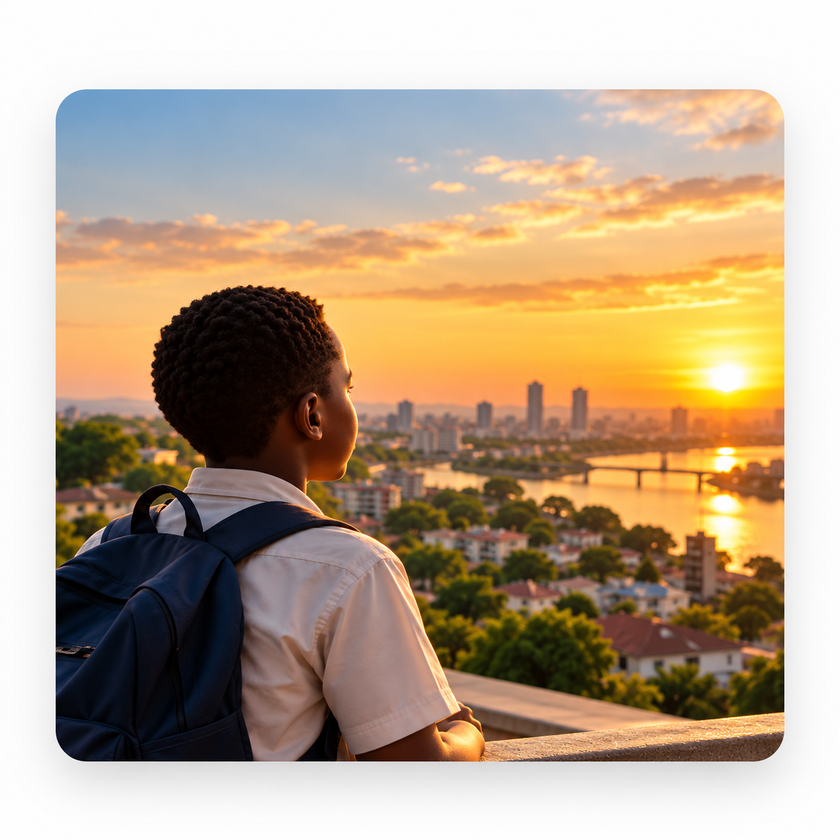
#> input picture Images/image_12.png, 840 x 840 px, shrunk from 1254 x 1254 before the run, found by its file name
$ python trim_white_border.py
#> lines starting #> are read from the running program, lines starting #| are printed output that depends on the picture
from PIL import Image, ImageChops

src = "/Users/mac/Downloads/Ernest_foundation/public/Images/image_12.png"
dst = "/Users/mac/Downloads/Ernest_foundation/public/Images/image_12_trimmed.png"

img = Image.open(src).convert("RGB")
#> img is the input picture: PIL image 840x840 RGB; mean R, G, B 183.2, 163.4, 140.1

# Build a background of the top-left pixel colour (the white frame) and diff.
bg = Image.new("RGB", img.size, img.getpixel((0, 0)))
#> bg: PIL image 840x840 RGB; every value is 253
diff = ImageChops.difference(img, bg)
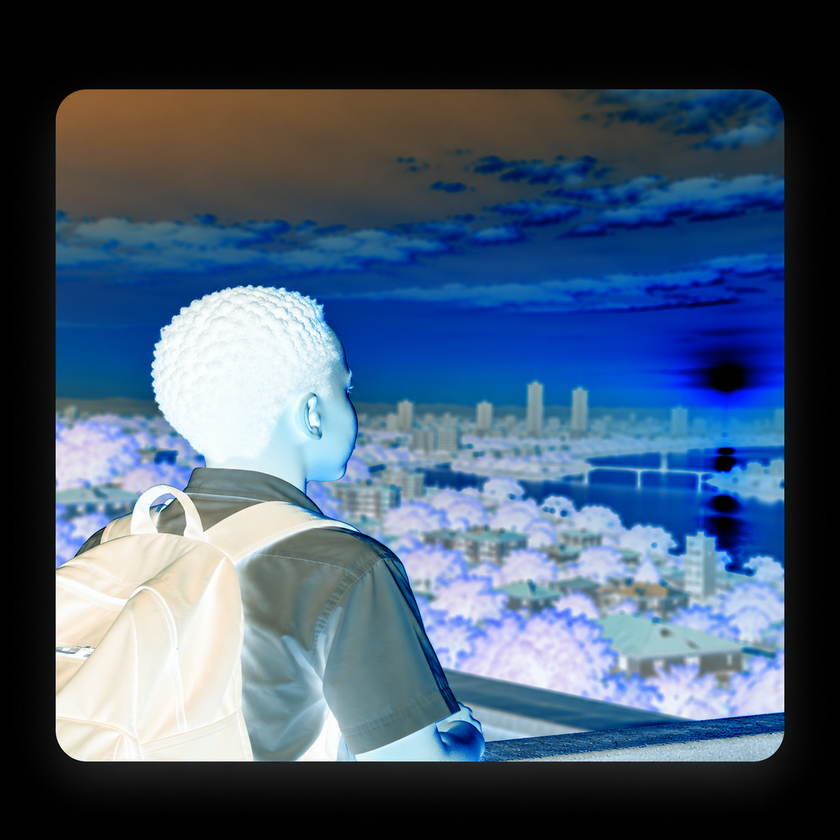
#> diff: PIL image 840x840 RGB; mean R, G, B 70.2, 89.7, 113
# Add a small bias so near-white also counts as background
diff = ImageChops.add(diff, diff, 2.0, -30)
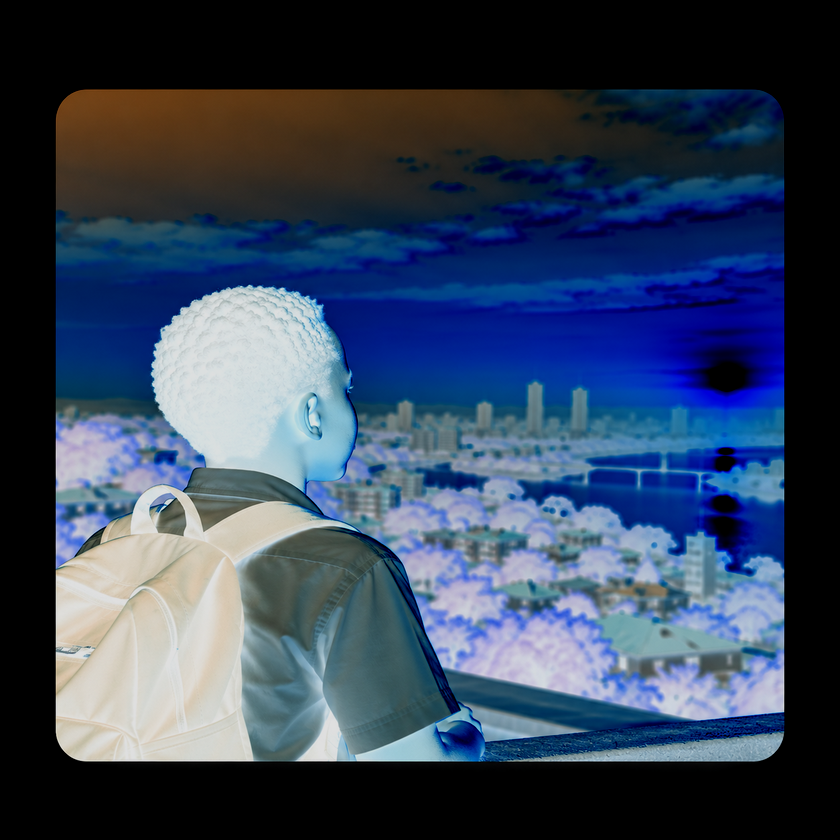
#> diff: PIL image 840x840 RGB; mean R, G, B 53.2, 67.6, 90.7
bbox = diff.getbbox()
#> bbox = (55, 89, 785, 772)

if bbox:
    cropped = img.crop(bbox)
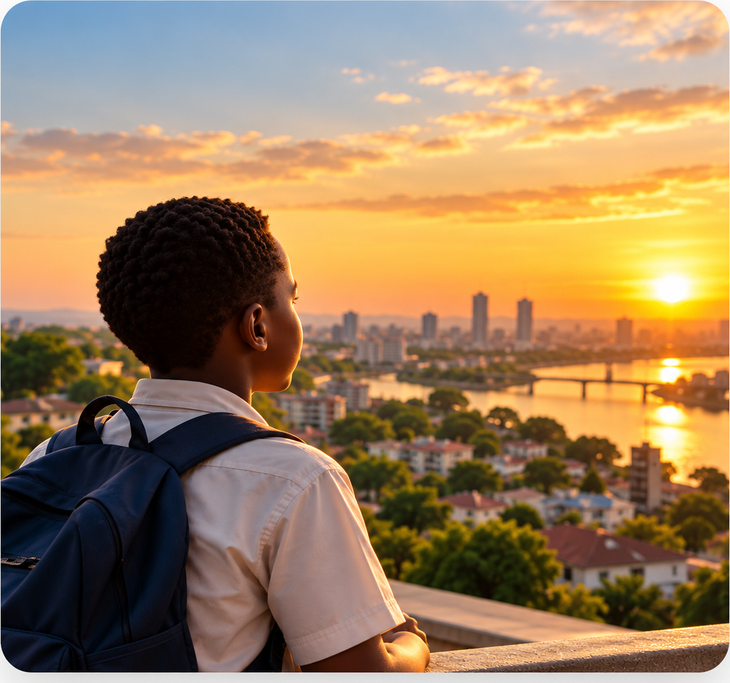
#> cropped: PIL image 730x683 RGB; mean R, G, B 155.7, 127.8, 94.8
    cropped.save(dst)
    print("trimmed", dst, "from", img.size, "to", cropped.size)
#| trimmed /Users/mac/Downloads/Ernest_foundation/public/Images/image_12_trimmed.png from (840, 840) to (730, 683)
else:
    print("no border detected")

$ run again, with Images/image_01.png copied over Images/image_12.png
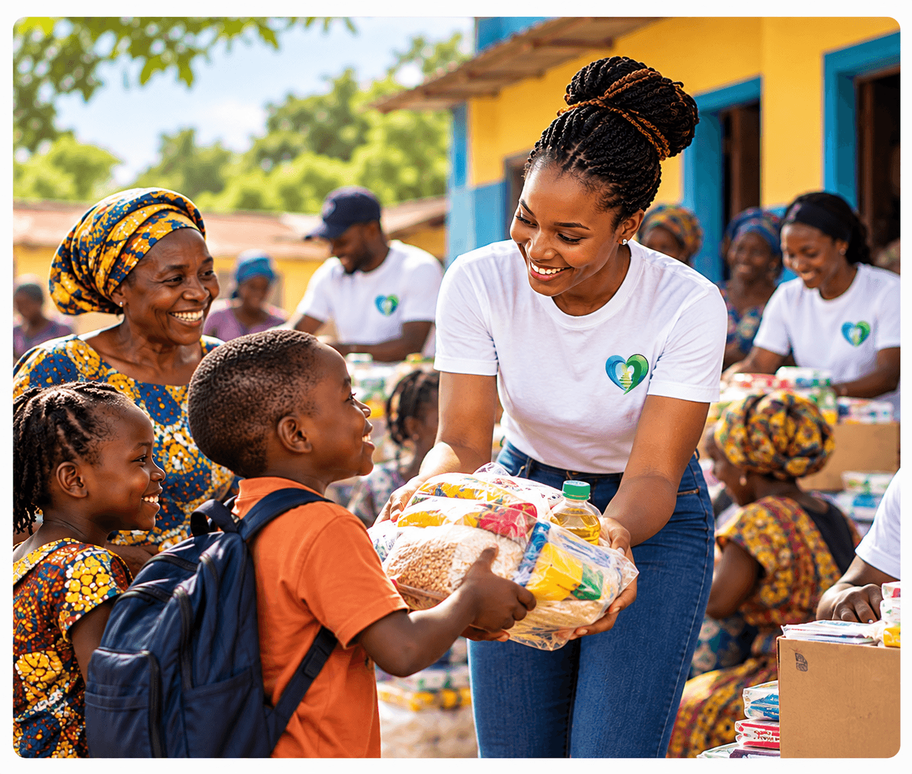
#> input picture Images/image_01.png, 912 x 774 px, shrunk from 1362 x 1155 before the run, found by its file name
#> img is the input picture: PIL image 912x774 RGB; mean R, G, B 152.3, 130.4, 111.5
#> bg: PIL image 912x774 RGB; every value is 252
#> `diff = ImageChops.add(diff, diff, 2.0, -30)`:
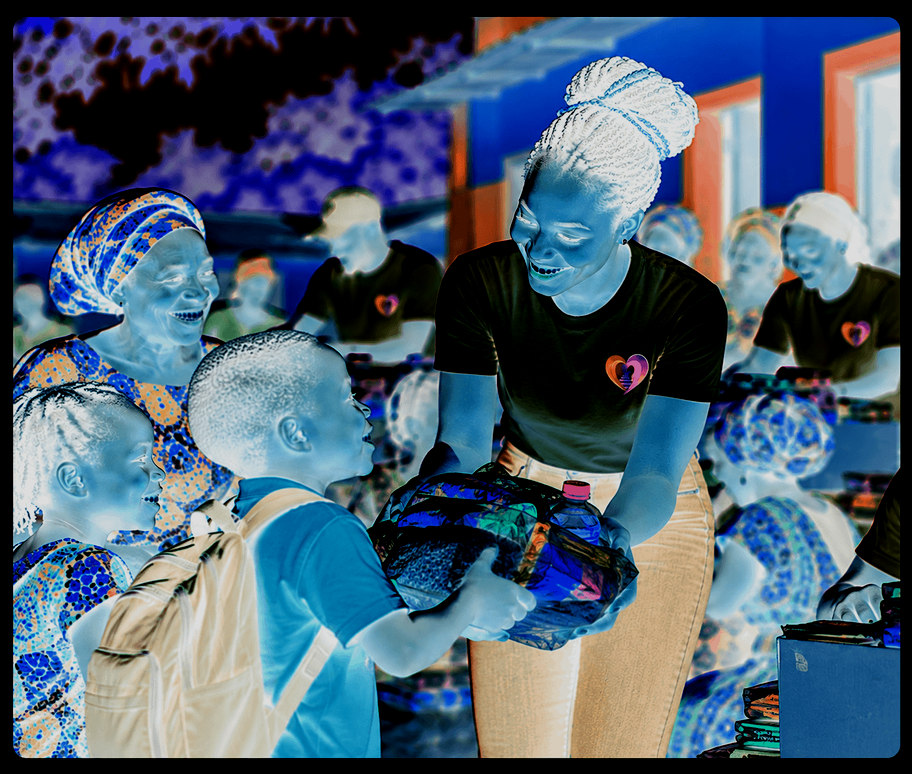
#> diff: PIL image 912x774 RGB; mean R, G, B 75.5, 95.3, 115.2
#> bbox = (12, 16, 901, 759)
#> `cropped = img.crop(bbox)`:
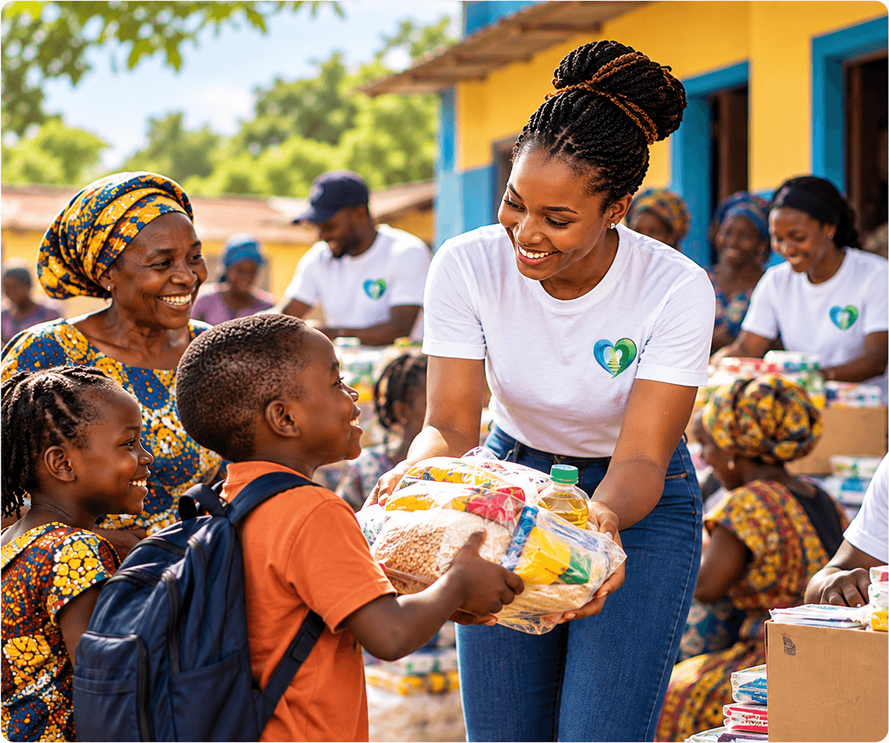
#> cropped: PIL image 889x743 RGB; mean R, G, B 145.5, 122, 101.9
#| trimmed /Users/mac/Downloads/Ernest_foundation/public/Images/image_12_trimmed.png from (912, 774) to (889, 743)

$ run again, with Images/image_02.png copied over Images/image_12.png
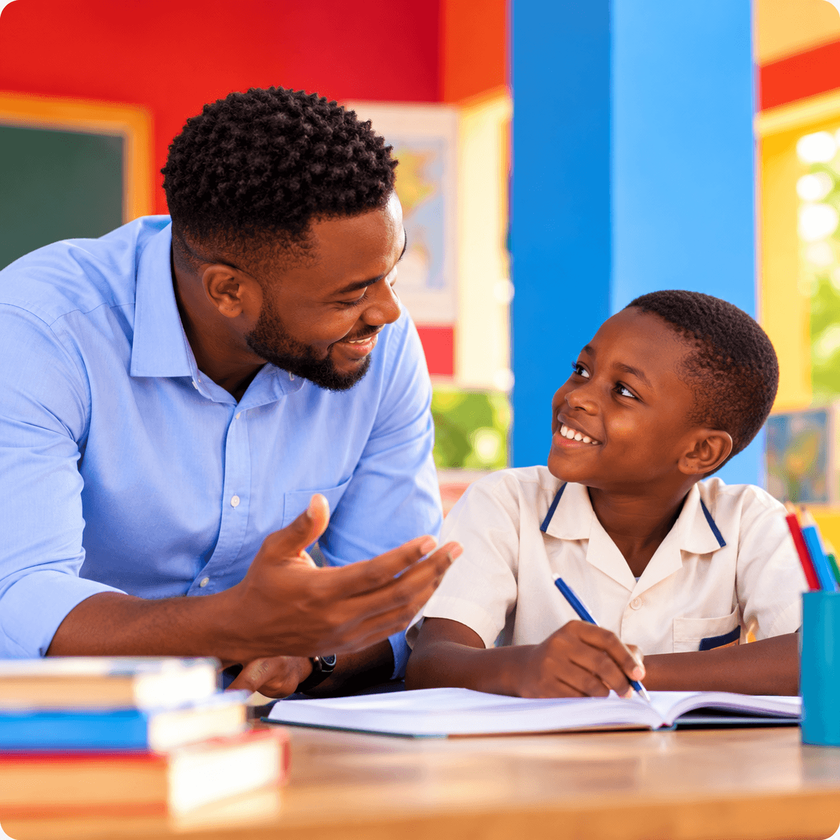
#> input picture Images/image_02.png, 840 x 840 px, shrunk from 1254 x 1254 before the run, found by its file name
#> img is the input picture: PIL image 840x840 RGB; mean R, G, B 160.9, 138.6, 142.9
#> `bg = Image.new("RGB", img.size, img.getpixel((0, 0)))`:
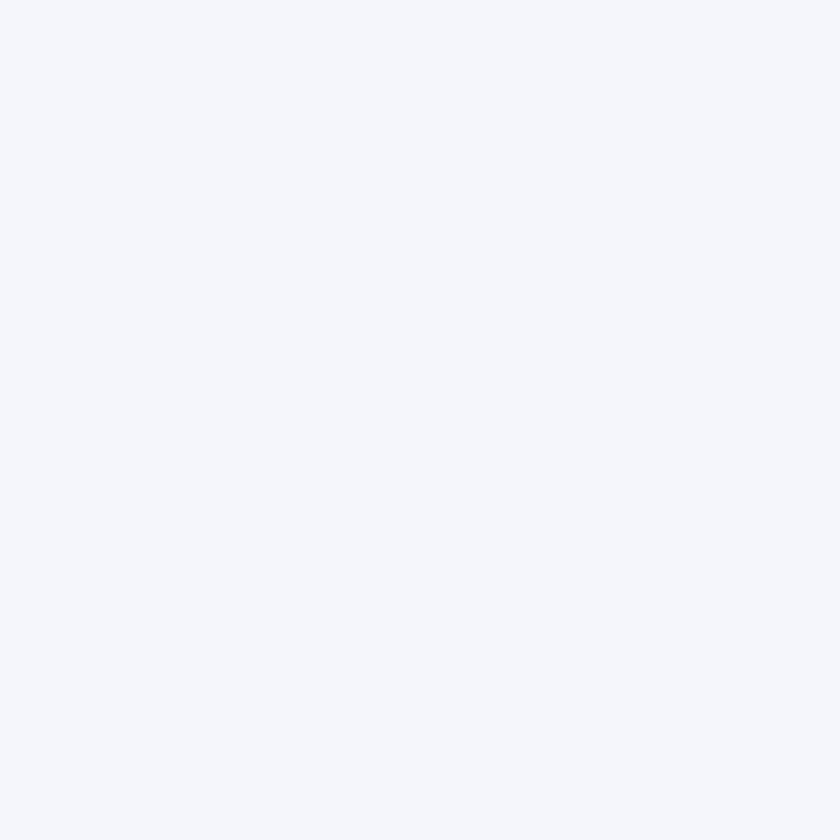
#> bg: PIL image 840x840 RGB; mean R, G, B 245, 246, 251
#> `diff = ImageChops.add(diff, diff, 2.0, -30)`:
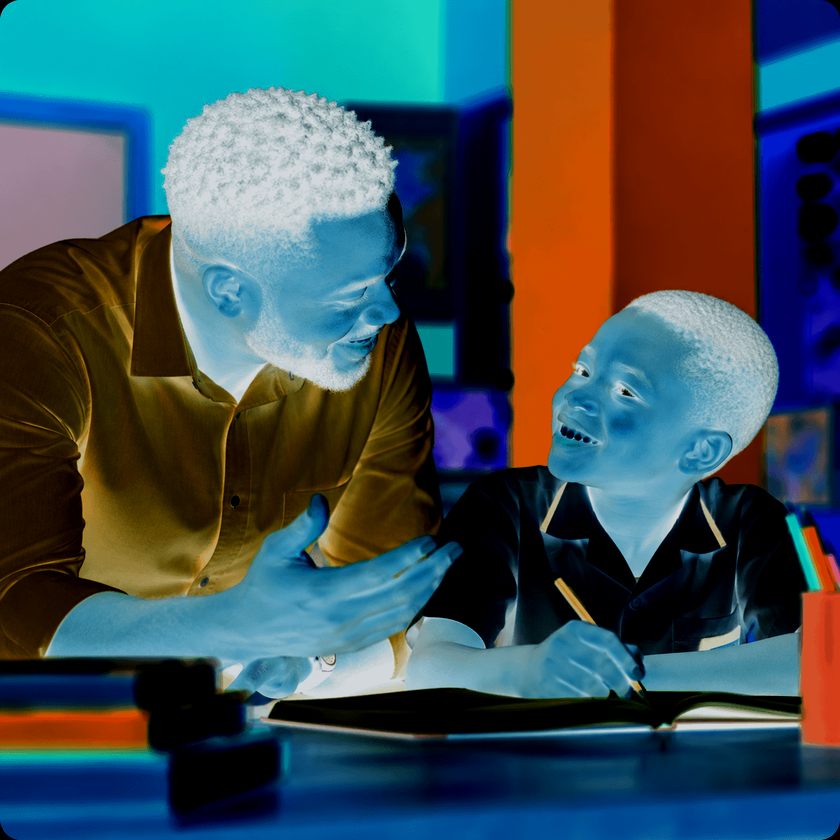
#> diff: PIL image 840x840 RGB; mean R, G, B 62.2, 79.7, 84.7
#> bbox = (0, 0, 840, 840)
#| trimmed /Users/mac/Downloads/Ernest_foundation/public/Images/image_12_trimmed.png from (840, 840) to (840, 840)

$ run again, with Images/image_03.png copied over Images/image_12.png
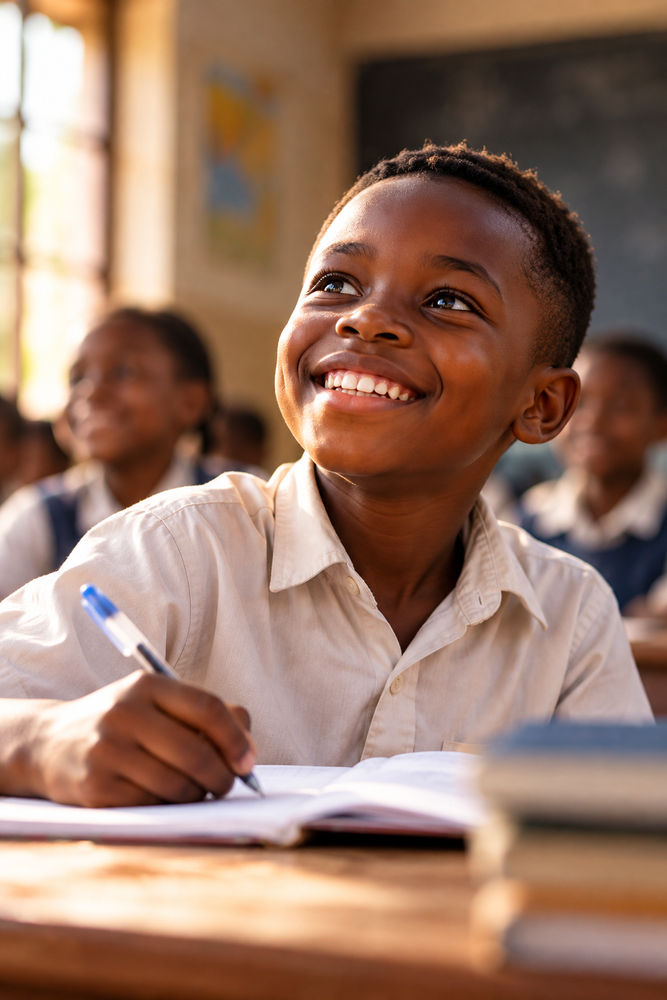
#> input picture Images/image_03.png, 667 x 1000 px, shrunk from 1024 x 1536 before the run, found by its file name
#> img is the input picture: PIL image 667x1000 RGB; mean R, G, B 152.1, 119.2, 102.5
#> `bg = Image.new("RGB", img.size, img.getpixel((0, 0)))`:
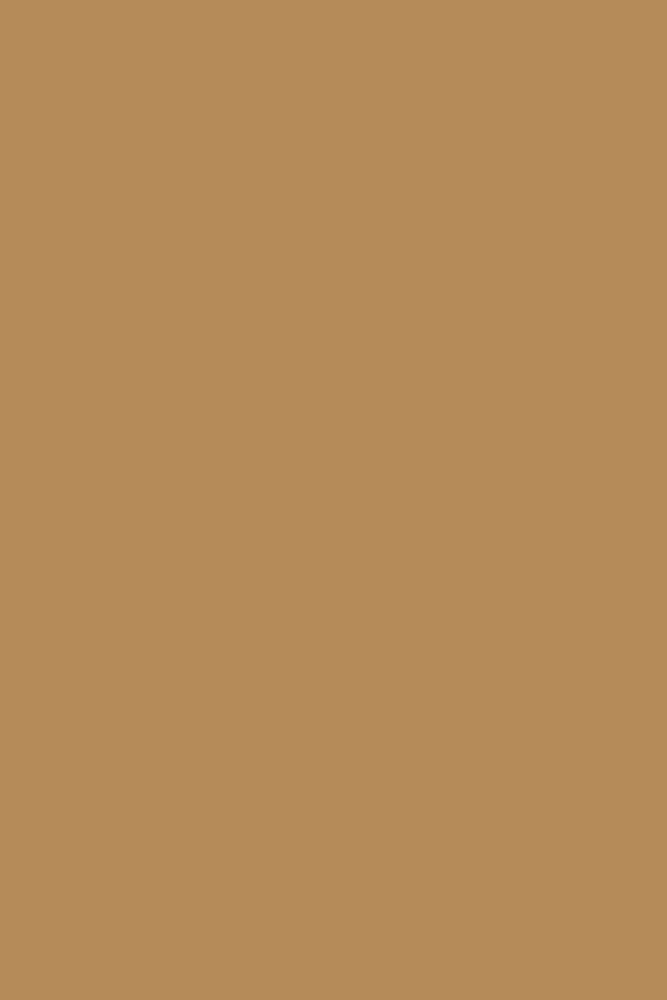
#> bg: PIL image 667x1000 RGB; mean R, G, B 182, 139, 90
#> `diff = ImageChops.add(diff, diff, 2.0, -30)`:
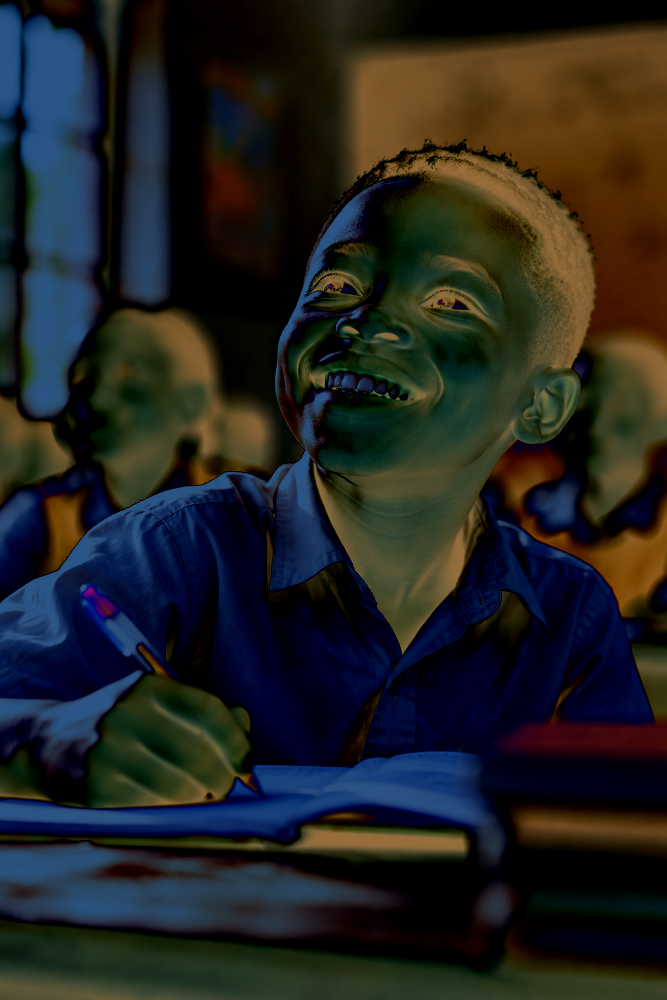
#> diff: PIL image 667x1000 RGB; mean R, G, B 33.9, 34.9, 33.4
#> bbox = (0, 0, 667, 1000)
#| trimmed /Users/mac/Downloads/Ernest_foundation/public/Images/image_12_trimmed.png from (667, 1000) to (667, 1000)
